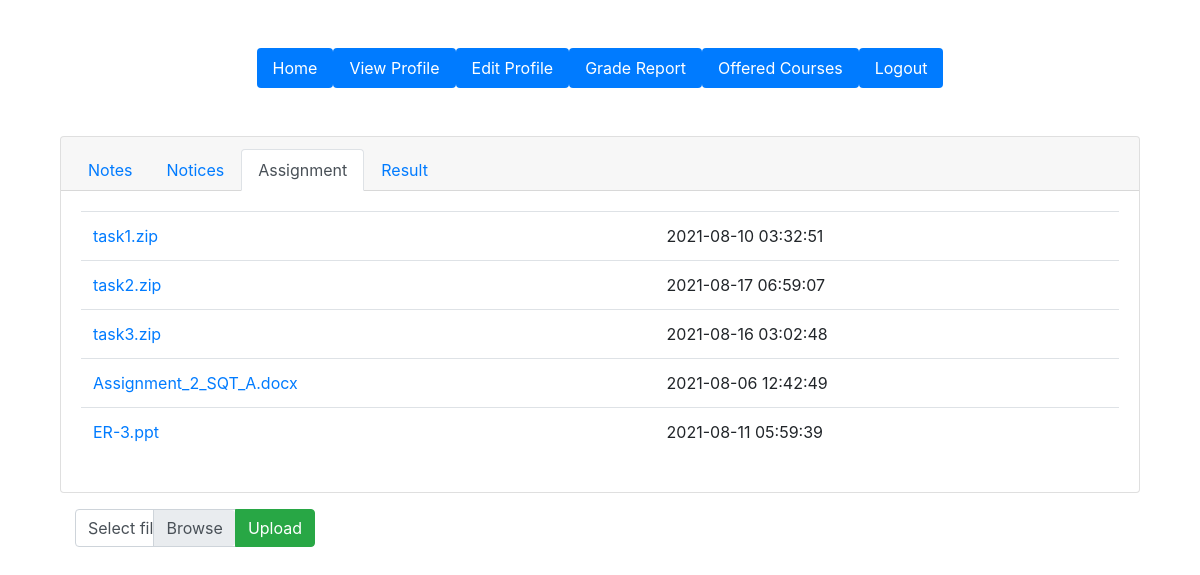
The app's page /students/assignment.php?eid=2 (signed in) with its own data.
### tables this page shows
CREATE TABLE `assignment` (
  `eId` int(10) NOT NULL,
  `path` varchar(300) NOT NULL,
  `uploadDate` datetime NOT NULL,
  `id` int(10) NOT NULL,
  `fileName` varchar(50) NOT NULL
);

### students/assignment.php (the view, shortened to what this page needs)
<?php
require '../model/dataaccess.php';
$rows = [];
?>
<!DOCTYPE html>
<html lang="en">
<head>
    <link rel="stylesheet" href="https://cdnjs.cloudflare.com/ajax/libs/font-awesome/5.15.3/css/all.min.css">
    <link rel="stylesheet" href="../css/bootstrap.min.css">
		<?php
			if($connection->connect_error){
				die("connection failed:" . $connection->connect_error);
			}
			else{
						$eId = $_GET["eid"] ;
						$sql = "SELECT * FROM assignment WHERE eId = '$eId'";
						$result = $connection->query($sql);
						if($result->num_rows > 0)
						{
								while($row = $result->fetch_assoc())
								{
										$rows[] = $row;
								}
						}
						else{
							$assignmentErr = "No assignments Available!!";
						}
			}
		?>
</head>
<body>
		<div class="container">
			<ul class="nav nav-pills justify-content-center mt-5  ">
			  <li class="nav-items">
			    <a class="nav-link active " href="http://localhost/My Project/Project/students/home.php">Home</a>
			  </li>
			  <li class="nav-items">
			    <a class="nav-link active" href="http://localhost/My Project/Project/students/viewProfile.php">View Profile</a>
			  </li>
			  <li class="nav-items">
			    <a class="nav-link active" href="http://localhost/My Project/Project/students/editProfile.php">Edit Profile</a>
			  </li>
			  <li class="nav-items">
			    <a class="nav-link active" href="http://localhost/My Project/Project/students/gradeReport.php">Grade Report</a>
			  </li>
			  <li class="nav-items">
					<a class="nav-link active" href="http://localhost/My Project/Project/students/offeredCourses.php">Offered Courses</a>
				</li>
			  <li class="nav-items">
			    <a class="nav-link active" href="http://localhost/My Project/Project/logout.php">Logout</a>
			  </li>
			</ul>
			<div class="container mt-5">
        <div class="card">
            <div class="card-header">
              <ul class="nav nav-tabs card-header-tabs">
                <li class="nav-item">
                  <a href="http://localhost/My Project/Project/students/classDetails.php?eid=<?php echo $_GET["eid"]; ?>" class="nav-link ">Notes</a>
                </li>
                <li class="nav-item">
                  <a href="http://localhost/My Project/Project/students/notice.php?eid=<?php echo $_GET["eid"]; ?>" class="nav-link">Notices</a>
                </li>
				<li class="nav-item">
                  <a href="http://localhost/My Project/Project/students/assignment.php?eid=<?php echo $_GET["eid"]; ?>" class="nav-link active">Assignment</a>
                </li>
				<li class="nav-item">
                  <a href="http://localhost/My Project/Project/students/result.php?eid=<?php echo $_GET["eid"]; ?>" class="nav-link">Result</a>
                </li>
              </ul>
            </div>
            <div class="card-body">
                <table class="table">
						<tbody>
							<?php foreach($rows as $assignment){ ?>
		                	<tr>
		                		<td><a href="#" style="text-decoration:none;"><?php echo $assignment["fileName"]; ?></a></td>
								<td><?php echo $assignment["uploadDate"]; ?></td>
		                	</tr>
							 <?php } ?>
						</tbody>
                </table>
            </div>
          </div>
					<form action="<?php echo htmlspecialchars($_SERVER["PHP_SELF"]); ?>?eid=<?php echo $_GET["eid"]; ?>" method="post" enctype="multipart/form-data">
							 <div class="input-group col-md-3 mt-3">
								  <div class="custom-file">
								    <label class="custom-file-label" for="inputGroupFile04">Select file</label>
								  </div>
								  <div class="input-group-append">
								    <button class="btn btn-success" type="submit">Upload</button>
								  </div>
							</div>
		 		</form>
			</div>
		</div>
</body>
</html>

### records on screen
assignment: fileName "task1.zip", uploadDate "2021-08-10 03:32:51"
assignment: fileName "task2.zip", uploadDate "2021-08-17 06:59:07"
assignment: fileName "task3.zip", uploadDate "2021-08-16 03:02:48"
assignment: fileName "Assignment_2_SQT_A.docx", uploadDate "2021-08-06 12:42:49"
assignment: fileName "ER-3.ppt", uploadDate "2021-08-11 05:59:39"
